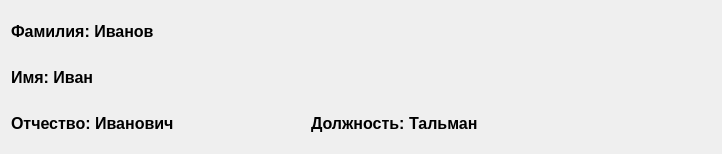
   <widget class="QWidget" name="gridLayoutWidget">
    <property name="geometry">
     <rect>
      <x>10</x>
      <y>10</y>
      <width>702</width>
      <height>136</height>
     </rect>
    </property>
    <layout class="QGridLayout" name="gridLayout">
     <property name="horizontalSpacing">
      <number>0</number>
     </property>
     <item row="3" column="0">
      <widget class="QLabel" name="patronym_label">
       <property name="sizePolicy">
        <sizepolicy hsizetype="Fixed" vsizetype="Fixed">
         <horstretch>0</horstretch>
         <verstretch>0</verstretch>
        </sizepolicy>
       </property>
       <property name="minimumSize">
        <size>
         <width>300</width>
         <height>40</height>
        </size>
       </property>
       <property name="font">
        <font>
         <pointsize>12</pointsize>
         <bold>true</bold>
        </font>
       </property>
       <property name="text">
        <string>Отчество: Иванович</string>
       </property>
      </widget>
     </item>
     <item row="3" column="1">
      <widget class="QLabel" name="job_label">
       <property name="sizePolicy">
        <sizepolicy hsizetype="Fixed" vsizetype="Fixed">
         <horstretch>0</horstretch>
         <verstretch>0</verstretch>
        </sizepolicy>
       </property>
       <property name="minimumSize">
        <size>
         <width>400</width>
         <height>40</height>
        </size>
       </property>
       <property name="font">
        <font>
         <pointsize>12</pointsize>
         <bold>true</bold>
        </font>
       </property>
       <property name="text">
        <string>Должность: Тальман</string>
       </property>
      </widget>
     </item>
     <item row="2" column="0">
      <widget class="QLabel" name="name_label">
       <property name="sizePolicy">
        <sizepolicy hsizetype="Fixed" vsizetype="Fixed">
         <horstretch>0</horstretch>
         <verstretch>0</verstretch>
        </sizepolicy>
       </property>
       <property name="minimumSize">
        <size>
         <width>300</width>
         <height>40</height>
        </size>
       </property>
       <property name="font">
        <font>
         <pointsize>12</pointsize>
         <bold>true</bold>
        </font>
       </property>
       <property name="text">
        <string>Имя: Иван</string>
       </property>
      </widget>
     </item>
     <item row="1" column="0">
      <widget class="QLabel" name="surname_label">
       <property name="sizePolicy">
        <sizepolicy hsizetype="Fixed" vsizetype="Fixed">
         <horstretch>0</horstretch>
         <verstretch>0</verstretch>
        </sizepolicy>
       </property>
       <property name="minimumSize">
        <size>
         <width>300</width>
         <height>40</height>
        </size>
       </property>
       <property name="font">
        <font>
         <pointsize>12</pointsize>
         <bold>true</bold>
        </font>
       </property>
       <property name="text">
        <string>Фамилия: Иванов</string>
       </property>
      </widget>
     </item>
    </layout>
   </widget>
